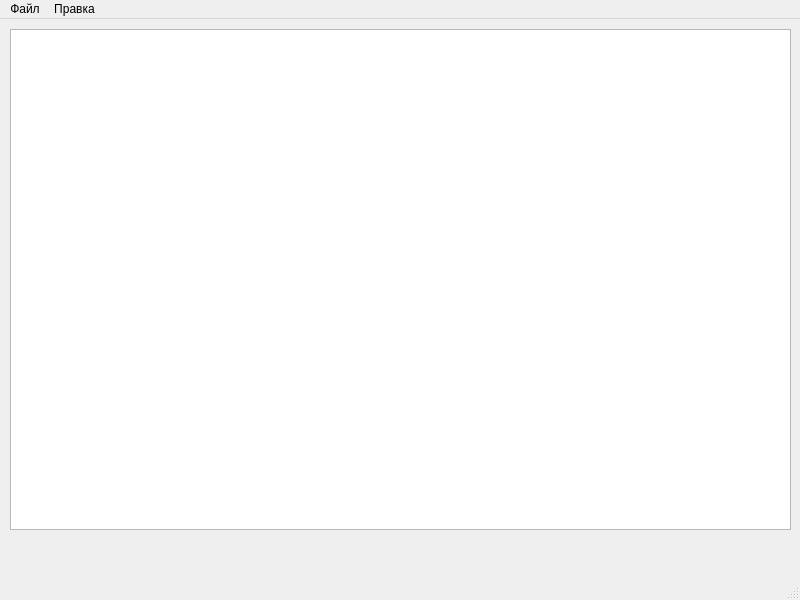
<?xml version="1.0" encoding="UTF-8"?>
<ui version="4.0">
 <class>MainWindow</class>
 <widget class="QMainWindow" name="MainWindow">
  <property name="geometry">
   <rect>
    <x>0</x>
    <y>0</y>
    <width>800</width>
    <height>600</height>
   </rect>
  </property>
  <property name="windowTitle">
   <string>MainWindow</string>
  </property>
  <widget class="QWidget" name="centralwidget">
   <widget class="QGraphicsView" name="graphicsView">
    <property name="geometry">
     <rect>
      <x>10</x>
      <y>10</y>
      <width>781</width>
      <height>501</height>
     </rect>
    </property>
   </widget>
   <widget class="QPushButton" name="white">
    <property name="geometry">
     <rect>
      <x>10</x>
      <y>510</y>
      <width>31</width>
      <height>29</height>
     </rect>
    </property>
    <property name="text">
     <string/>
    </property>
    <property name="flat">
     <bool>true</bool>
    </property>
   </widget>
   <widget class="QPushButton" name="black">
    <property name="geometry">
     <rect>
      <x>40</x>
      <y>510</y>
      <width>31</width>
      <height>29</height>
     </rect>
    </property>
    <property name="text">
     <string/>
    </property>
    <property name="flat">
     <bool>true</bool>
    </property>
   </widget>
   <widget class="QPushButton" name="blue">
    <property name="geometry">
     <rect>
      <x>70</x>
      <y>510</y>
      <width>31</width>
      <height>29</height>
     </rect>
    </property>
    <property name="text">
     <string/>
    </property>
    <property name="flat">
     <bool>true</bool>
    </property>
   </widget>
   <widget class="QPushButton" name="green">
    <property name="geometry">
     <rect>
      <x>100</x>
      <y>510</y>
      <width>31</width>
      <height>29</height>
     </rect>
    </property>
    <property name="text">
     <string/>
    </property>
    <property name="flat">
     <bool>true</bool>
    </property>
   </widget>
   <widget class="QPushButton" name="yellow">
    <property name="geometry">
     <rect>
      <x>130</x>
      <y>510</y>
      <width>31</width>
      <height>29</height>
     </rect>
    </property>
    <property name="text">
     <string/>
    </property>
    <property name="flat">
     <bool>true</bool>
    </property>
   </widget>
   <widget class="QPushButton" name="red">
    <property name="geometry">
     <rect>
      <x>160</x>
      <y>510</y>
      <width>31</width>
      <height>29</height>
     </rect>
    </property>
    <property name="text">
     <string/>
    </property>
    <property name="flat">
     <bool>true</bool>
    </property>
   </widget>
  </widget>
  <widget class="QMenuBar" name="menubar">
   <property name="geometry">
    <rect>
     <x>0</x>
     <y>0</y>
     <width>800</width>
     <height>25</height>
    </rect>
   </property>
   <widget class="QMenu" name="menu">
    <property name="title">
     <string>Файл</string>
    </property>
    <addaction name="save"/>
    <addaction name="savequick"/>
    <addaction name="load"/>
   </widget>
   <widget class="QMenu" name="menu_2">
    <property name="title">
     <string>Правка</string>
    </property>
    <addaction name="clear"/>
    <addaction name="undo"/>
   </widget>
   <addaction name="menu"/>
   <addaction name="menu_2"/>
  </widget>
  <widget class="QStatusBar" name="statusbar"/>
  <action name="save">
   <property name="text">
    <string>Сохранить в</string>
   </property>
  </action>
  <action name="load">
   <property name="text">
    <string>Загрузить</string>
   </property>
  </action>
  <action name="savequick">
   <property name="text">
    <string>Сохранить</string>
   </property>
  </action>
  <action name="clear">
   <property name="text">
    <string>Очистить</string>
   </property>
  </action>
  <action name="undo">
   <property name="text">
    <string>Отмена правки</string>
   </property>
  </action>
 </widget>
 <resources/>
 <connections/>
</ui>
